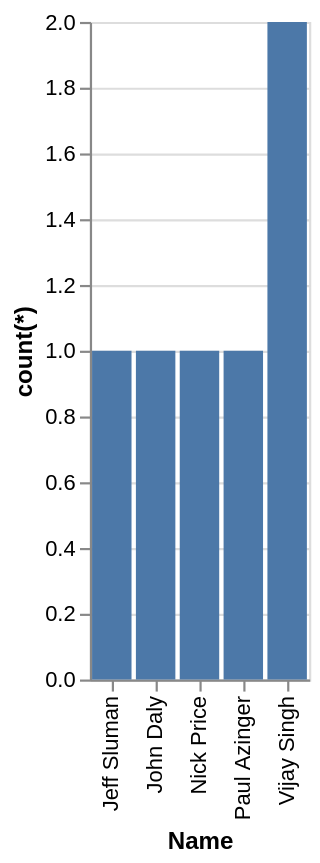

Vega-Lite specification stored for this chart:
### Vega-Lite specification from a JSON file in a GitHub repository (floating-point values rounded to 4 significant figures)
{"data": {"values": [{"x_data": "Jeff Sluman", "y_data": 1}, {"x_data": "John Daly", "y_data": 1}, {"x_data": "Nick Price", "y_data": 1}, {"x_data": "Paul Azinger", "y_data": 1}, {"x_data": "Vijay Singh", "y_data": 2}]}, "mark": "bar", "encoding": {"x": {"field": "x_data", "type": "nominal", "title": "Name", "sort": "ascending"}, "y": {"field": "y_data", "type": "quantitative", "title": "count(*)"}}}
